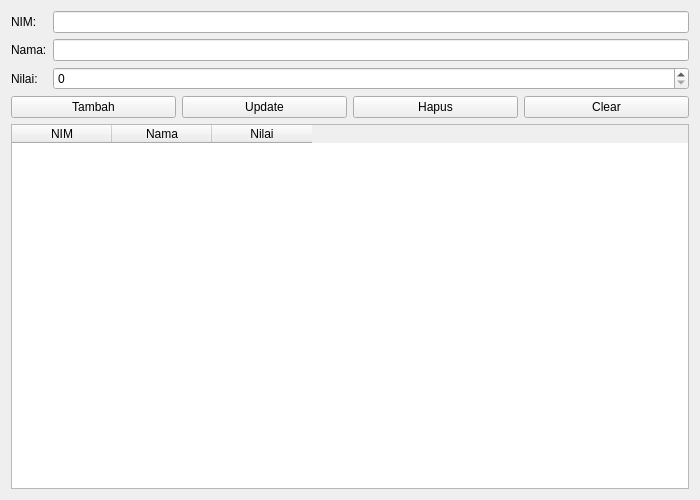
<?xml version="1.0" encoding="UTF-8"?>
<ui version="4.0">
 <class>DataMahasiswa</class>
 <widget class="QWidget" name="DataMahasiswa">
  <property name="geometry">
   <rect>
    <x>300</x>
    <y>300</y>
    <width>700</width>
    <height>500</height>
   </rect>
  </property>
  <property name="windowTitle">
   <string>Data Mahasiswa</string>
  </property>
  <layout class="QVBoxLayout" name="main_layout">
   <item>
    <layout class="QFormLayout" name="form_layout">
     <item row="0" column="0">
      <widget class="QLabel" name="nim_label">
       <property name="text">
        <string>NIM:</string>
       </property>
      </widget>
     </item>
     <item row="0" column="1">
      <widget class="QLineEdit" name="nim_input"/>
     </item>
     <item row="1" column="0">
      <widget class="QLabel" name="nama_label">
       <property name="text">
        <string>Nama:</string>
       </property>
      </widget>
     </item>
     <item row="1" column="1">
      <widget class="QLineEdit" name="nama_input"/>
     </item>
     <item row="2" column="0">
      <widget class="QLabel" name="nilai_label">
       <property name="text">
        <string>Nilai:</string>
       </property>
      </widget>
     </item>
     <item row="2" column="1">
      <widget class="QSpinBox" name="nilai_input">
       <property name="minimum">
        <number>0</number>
       </property>
       <property name="maximum">
        <number>100</number>
       </property>
      </widget>
     </item>
    </layout>
   </item>
   <item>
    <layout class="QHBoxLayout" name="btn_layout">
     <item>
      <widget class="QPushButton" name="add_btn">
       <property name="text">
        <string>Tambah</string>
       </property>
      </widget>
     </item>
     <item>
      <widget class="QPushButton" name="update_btn">
       <property name="text">
        <string>Update</string>
       </property>
      </widget>
     </item>
     <item>
      <widget class="QPushButton" name="delete_btn">
       <property name="text">
        <string>Hapus</string>
       </property>
      </widget>
     </item>
     <item>
      <widget class="QPushButton" name="clear_btn">
       <property name="text">
        <string>Clear</string>
       </property>
      </widget>
     </item>
    </layout>
   </item>
   <item>
    <widget class="QTableWidget" name="table">
     <property name="columnCount">
      <number>3</number>
     </property>
     <column>
      <property name="text">
       <string>NIM</string>
      </property>
     </column>
     <column>
      <property name="text">
       <string>Nama</string>
      </property>
     </column>
     <column>
      <property name="text">
       <string>Nilai</string>
      </property>
     </column>
    </widget>
   </item>
  </layout>
 </widget>
 <resources/>
 <connections/>
</ui>
